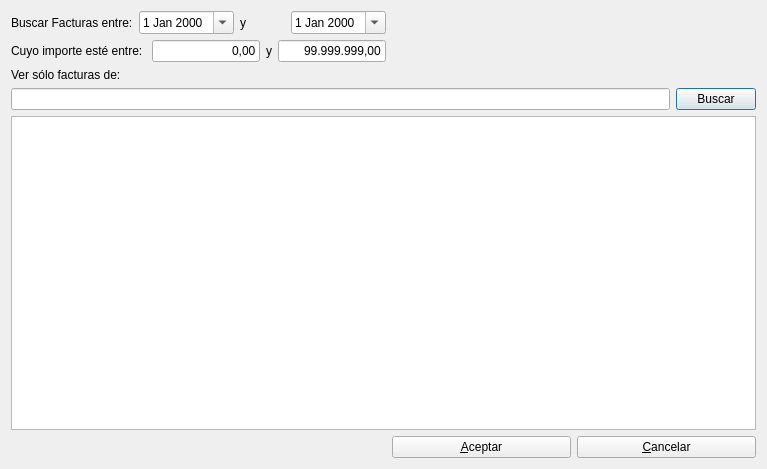
<?xml version="1.0" encoding="UTF-8"?>
<ui version="4.0">
 <class>FrmBuscarFactura</class>
 <widget class="QDialog" name="FrmBuscarFactura">
  <property name="geometry">
   <rect>
    <x>0</x>
    <y>0</y>
    <width>767</width>
    <height>469</height>
   </rect>
  </property>
  <property name="windowTitle">
   <string>Buscar Facturas</string>
  </property>
  <property name="windowOpacity">
   <double>1.000000000000000</double>
  </property>
  <layout class="QGridLayout" name="gridLayout_2">
   <item row="0" column="0">
    <layout class="QHBoxLayout" name="horizontalLayout">
     <item>
      <widget class="QLabel" name="label">
       <property name="text">
        <string>Buscar Facturas entre:</string>
       </property>
      </widget>
     </item>
     <item>
      <widget class="QDateEdit" name="FechaInicio">
       <property name="calendarPopup">
        <bool>true</bool>
       </property>
      </widget>
     </item>
     <item>
      <widget class="QLabel" name="label_2">
       <property name="text">
        <string>y</string>
       </property>
      </widget>
     </item>
     <item>
      <widget class="QDateEdit" name="FechaFin">
       <property name="calendarPopup">
        <bool>true</bool>
       </property>
      </widget>
     </item>
    </layout>
   </item>
   <item row="1" column="0">
    <layout class="QHBoxLayout" name="horizontalLayout_2">
     <item>
      <widget class="QLabel" name="label_3">
       <property name="text">
        <string>Cuyo importe esté entre: </string>
       </property>
      </widget>
     </item>
     <item>
      <widget class="QLineEdit" name="Importeminimo">
       <property name="text">
        <string>0,00</string>
       </property>
       <property name="alignment">
        <set>Qt::AlignRight|Qt::AlignTrailing|Qt::AlignVCenter</set>
       </property>
      </widget>
     </item>
     <item>
      <widget class="QLabel" name="label_4">
       <property name="text">
        <string>y</string>
       </property>
      </widget>
     </item>
     <item>
      <widget class="QLineEdit" name="ImporteMaximo">
       <property name="text">
        <string>99.999.999,00</string>
       </property>
       <property name="alignment">
        <set>Qt::AlignRight|Qt::AlignTrailing|Qt::AlignVCenter</set>
       </property>
      </widget>
     </item>
    </layout>
   </item>
   <item row="2" column="0" colspan="2">
    <layout class="QGridLayout" name="gridLayout">
     <item row="0" column="0">
      <widget class="QLabel" name="label_5">
       <property name="text">
        <string>Ver sólo facturas de:</string>
       </property>
      </widget>
     </item>
     <item row="1" column="0">
      <widget class="QLineEdit" name="txtBuscar"/>
     </item>
     <item row="1" column="1">
      <widget class="QPushButton" name="pushButton">
       <property name="text">
        <string>Buscar</string>
       </property>
       <property name="icon">
        <iconset resource="terra.qrc">
         <normaloff>:/Icons/PNG/search.png</normaloff>:/Icons/PNG/search.png</iconset>
       </property>
      </widget>
     </item>
     <item row="2" column="0" colspan="2">
      <widget class="QTableView" name="Grid"/>
     </item>
    </layout>
   </item>
   <item row="3" column="1">
    <layout class="QHBoxLayout" name="horizontalLayout_3">
     <item>
      <widget class="QPushButton" name="btnAceptar">
       <property name="text">
        <string>&amp;Aceptar</string>
       </property>
      </widget>
     </item>
     <item>
      <widget class="QPushButton" name="btnCancelar">
       <property name="text">
        <string>&amp;Cancelar</string>
       </property>
      </widget>
     </item>
    </layout>
   </item>
   <item row="0" column="1">
    <spacer name="horizontalSpacer">
     <property name="orientation">
      <enum>Qt::Horizontal</enum>
     </property>
     <property name="sizeHint" stdset="0">
      <size>
       <width>40</width>
       <height>20</height>
      </size>
     </property>
    </spacer>
   </item>
  </layout>
 </widget>
 <tabstops>
  <tabstop>txtBuscar</tabstop>
  <tabstop>pushButton</tabstop>
  <tabstop>Grid</tabstop>
 </tabstops>
 <resources>
  <include location="terra.qrc"/>
 </resources>
 <connections>
  <connection>
   <sender>btnCancelar</sender>
   <signal>clicked()</signal>
   <receiver>FrmBuscarFactura</receiver>
   <slot>close()</slot>
   <hints>
    <hint type="sourcelabel">
     <x>619</x>
     <y>449</y>
    </hint>
    <hint type="destinationlabel">
     <x>466</x>
     <y>374</y>
    </hint>
   </hints>
  </connection>
  <connection>
   <sender>btnAceptar</sender>
   <signal>clicked()</signal>
   <receiver>FrmBuscarFactura</receiver>
   <slot>accept()</slot>
   <hints>
    <hint type="sourcelabel">
     <x>461</x>
     <y>454</y>
    </hint>
    <hint type="destinationlabel">
     <x>371</x>
     <y>380</y>
    </hint>
   </hints>
  </connection>
 </connections>
</ui>
